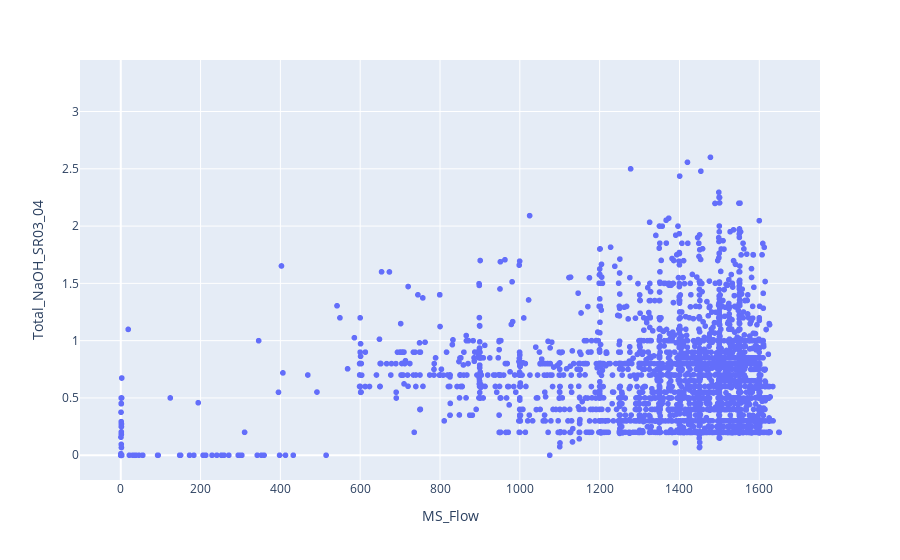

Notebook code for this chart:
### Code cell
#-------------MS Operation: 106VE04, 106TK01
#
figMSscrubberNaOH_single = px.scatter(df_single_without_Ni, 
                  x= 'MS_Flow',
                  y='Total_NaOH_SR03_04')
figMSscrubberNaOH_single

### Figure 1 — Plotly figure (JSON) as saved in the notebook; plotly's stock layout.template omitted (floating-point values rounded to 4 significant figures; data arrays with more than 128 entries replaced by an {"elided": "..."} marker saying what was removed)
{"data": [{"hovertemplate": "MS_Flow=%{x}<br>Total_NaOH_SR03_04=%{y}<extra></extra>", "legendgroup": "", "marker": {"color": "#636efa", "symbol": "circle"}, "mode": "markers", "name": "", "showlegend": false, "type": "scattergl", "x": {"elided": "4068 float values"}, "xaxis": "x", "y": {"elided": "4068 float values"}, "yaxis": "y"}], "layout": {"legend": {"tracegroupgap": 0}, "margin": {"t": 60}, "xaxis": {"anchor": "y", "domain": [0, 1], "title": {"text": "MS_Flow"}}, "yaxis": {"anchor": "x", "domain": [0, 1], "title": {"text": "Total_NaOH_SR03_04"}}}}
